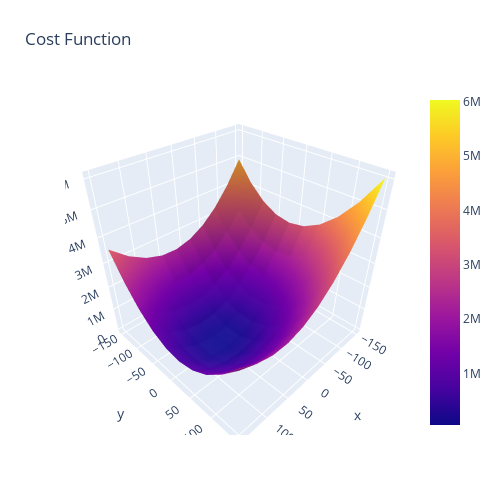

Notebook source saved alongside this figure:
### Code cell
import plotly.graph_objects as go

fig = go.Figure(data=[go.Surface(x = m_arr, y = b_arr, z =z_arr)])

fig.update_layout(title='Cost Function', autosize=False,
                  width=500, height=500,
                  margin=dict(l=65, r=50, b=65, t=90))



fig.show()

fig.write_html("cost_function.html")
